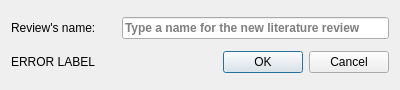
<?xml version="1.0" encoding="UTF-8"?>
<ui version="4.0">
 <class>new_review_dialog</class>
 <widget class="QDialog" name="new_review_dialog">
  <property name="geometry">
   <rect>
    <x>0</x>
    <y>0</y>
    <width>400</width>
    <height>90</height>
   </rect>
  </property>
  <property name="minimumSize">
   <size>
    <width>400</width>
    <height>90</height>
   </size>
  </property>
  <property name="maximumSize">
   <size>
    <width>400</width>
    <height>90</height>
   </size>
  </property>
  <property name="windowTitle">
   <string>New Review</string>
  </property>
  <layout class="QVBoxLayout" name="verticalLayout">
   <item>
    <layout class="QHBoxLayout" name="horizontalLayout">
     <property name="topMargin">
      <number>0</number>
     </property>
     <item>
      <widget class="QLabel" name="requestTitle">
       <property name="text">
        <string>Review's name:</string>
       </property>
      </widget>
     </item>
     <item>
      <spacer name="horizontalSpacer">
       <property name="orientation">
        <enum>Qt::Horizontal</enum>
       </property>
       <property name="sizeType">
        <enum>QSizePolicy::Fixed</enum>
       </property>
       <property name="sizeHint" stdset="0">
        <size>
         <width>20</width>
         <height>20</height>
        </size>
       </property>
      </spacer>
     </item>
     <item>
      <widget class="QLineEdit" name="new_name">
       <property name="font">
        <font>
         <weight>75</weight>
         <bold>true</bold>
        </font>
       </property>
       <property name="placeholderText">
        <string>Type a name for the new literature review</string>
       </property>
      </widget>
     </item>
    </layout>
   </item>
   <item>
    <layout class="QHBoxLayout" name="horizontalLayout_2">
     <property name="topMargin">
      <number>0</number>
     </property>
     <item>
      <widget class="QLabel" name="error_lbl">
       <property name="text">
        <string>ERROR LABEL</string>
       </property>
      </widget>
     </item>
     <item>
      <widget class="QDialogButtonBox" name="buttonBox">
       <property name="orientation">
        <enum>Qt::Horizontal</enum>
       </property>
       <property name="standardButtons">
        <set>QDialogButtonBox::Cancel|QDialogButtonBox::Ok</set>
       </property>
      </widget>
     </item>
    </layout>
   </item>
  </layout>
 </widget>
 <resources/>
 <connections>
  <connection>
   <sender>buttonBox</sender>
   <signal>accepted()</signal>
   <receiver>new_review_dialog</receiver>
   <slot>accept()</slot>
   <hints>
    <hint type="sourcelabel">
     <x>248</x>
     <y>254</y>
    </hint>
    <hint type="destinationlabel">
     <x>157</x>
     <y>274</y>
    </hint>
   </hints>
  </connection>
  <connection>
   <sender>buttonBox</sender>
   <signal>rejected()</signal>
   <receiver>new_review_dialog</receiver>
   <slot>reject()</slot>
   <hints>
    <hint type="sourcelabel">
     <x>316</x>
     <y>260</y>
    </hint>
    <hint type="destinationlabel">
     <x>286</x>
     <y>274</y>
    </hint>
   </hints>
  </connection>
 </connections>
</ui>
